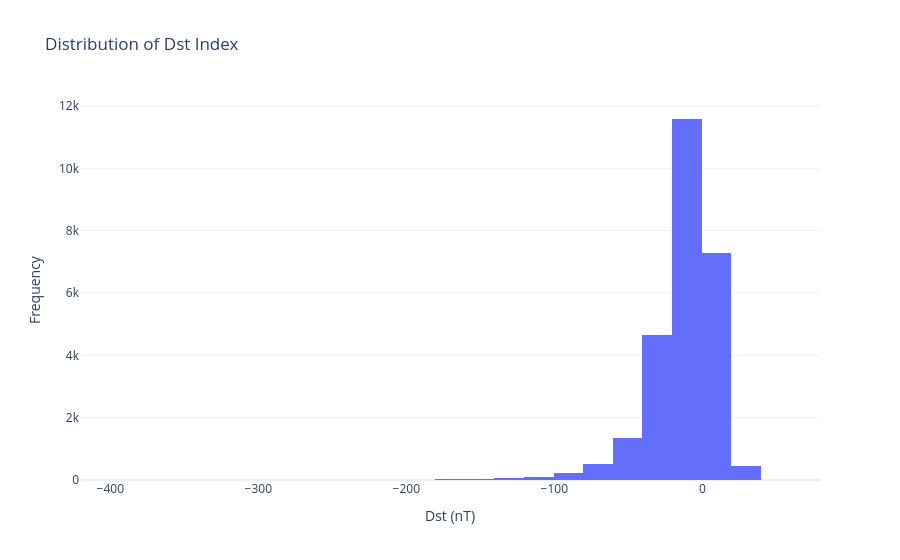

Notebook code for this chart:
### Code cell
fig = px.histogram(
    dst_df,
    x="dst",
    nbins=40,
    title="Distribution of Dst Index"
)

fig.update_layout(
    xaxis_title="Dst (nT)",
    yaxis_title="Frequency",
    template="plotly_white"
)

fig.show()

### Figure 1 — Plotly figure (JSON) as saved in the notebook; plotly's stock layout.template omitted (floating-point values rounded to 4 significant figures; data arrays with more than 128 entries replaced by an {"elided": "..."} marker saying what was removed)
{"data": [{"bingroup": "x", "hovertemplate": "dst=%{x}<br>count=%{y}<extra></extra>", "legendgroup": "", "marker": {"color": "#636efa", "pattern": {"shape": ""}}, "name": "", "nbinsx": 40, "orientation": "v", "showlegend": false, "type": "histogram", "x": {"elided": "26304 int values"}, "xaxis": "x", "yaxis": "y"}], "layout": {"barmode": "relative", "legend": {"tracegroupgap": 0}, "title": {"text": "Distribution of Dst Index"}, "xaxis": {"anchor": "y", "domain": [0, 1], "title": {"text": "Dst (nT)"}}, "yaxis": {"anchor": "x", "domain": [0, 1], "title": {"text": "Frequency"}}}}
